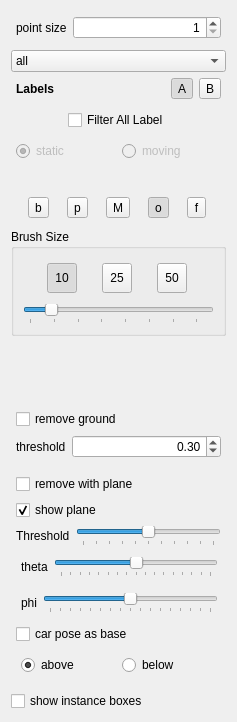
            <widget class="QWidget" name="scrollAreaWidgetContents">
             <property name="geometry">
              <rect>
               <x>0</x>
               <y>0</y>
               <width>237</width>
               <height>722</height>
              </rect>
             </property>
             <layout class="QVBoxLayout" name="verticalLayout_6">
              <item>
               <layout class="QFormLayout" name="formLayout_3">
                <property name="leftMargin">
                 <number>5</number>
                </property>
                <property name="topMargin">
                 <number>5</number>
                </property>
                <property name="rightMargin">
                 <number>5</number>
                </property>
                <property name="bottomMargin">
                 <number>5</number>
                </property>
                <item row="0" column="1">
                 <widget class="QSpinBox" name="spinPointSize">
                  <property name="alignment">
                   <set>Qt::AlignRight|Qt::AlignTrailing|Qt::AlignVCenter</set>
                  </property>
                  <property name="minimum">
                   <number>1</number>
                  </property>
                  <property name="maximum">
                   <number>20</number>
                  </property>
                 </widget>
                </item>
                <item row="0" column="0">
                 <widget class="QLabel" name="label_4">
                  <property name="text">
                   <string>point size</string>
                  </property>
                 </widget>
                </item>
               </layout>
              </item>
              <item>
               <widget class="QComboBox" name="cmbRootCategory">
                <property name="focusPolicy">
                 <enum>Qt::WheelFocus</enum>
                </property>
                <property name="currentText">
                 <string>all</string>
                </property>
                <item>
                 <property name="text">
                  <string>all</string>
                 </property>
                </item>
                <item>
                 <property name="text">
                  <string>recently</string>
                 </property>
                </item>
               </widget>
              </item>
              <item>
               <layout class="QHBoxLayout" name="horizontalLayout_9">
                <property name="leftMargin">
                 <number>5</number>
                </property>
                <property name="topMargin">
                 <number>0</number>
                </property>
                <property name="rightMargin">
                 <number>5</number>
                </property>
                <property name="bottomMargin">
                 <number>0</number>
                </property>
                <item>
                 <widget class="QLabel" name="label_8">
                  <property name="font">
                   <font>
                    <weight>75</weight>
                    <bold>true</bold>
                   </font>
                  </property>
                  <property name="text">
                   <string>Labels</string>
                  </property>
                 </widget>
                </item>
                <item>
                 <spacer name="horizontalSpacer_3">
                  <property name="orientation">
                   <enum>Qt::Horizontal</enum>
                  </property>
                  <property name="sizeHint" stdset="0">
                   <size>
                    <width>40</width>
                    <height>20</height>
                   </size>
                  </property>
                 </spacer>
                </item>
                <item>
                 <widget class="QToolButton" name="btnButtonLayoutA">
                  <property name="text">
                   <string>A</string>
                  </property>
                  <property name="checkable">
                   <bool>true</bool>
                  </property>
                  <property name="checked">
                   <bool>true</bool>
                  </property>
                 </widget>
                </item>
                <item>
                 <widget class="QToolButton" name="btnButtonLayoutB">
                  <property name="text">
                   <string>B</string>
                  </property>
                  <property name="checkable">
                   <bool>true</bool>
                  </property>
                 </widget>
                </item>
               </layout>
              </item>
              <item>
               <layout class="QGridLayout" name="labelsGroupBox">
                <property name="bottomMargin">
                 <number>5</number>
                </property>
                <property name="spacing">
                 <number>2</number>
                </property>
               </layout>
              </item>
              <item alignment="Qt::AlignHCenter">
               <widget class="QCheckBox" name="cbfilteralllabel">
                <property name="text">
                 <string>Filter All Label</string>
                </property>
               </widget>
              </item>
              <item>
               <layout class="QHBoxLayout" name="horizontalLayout_13">
                <property name="leftMargin">
                 <number>5</number>
                </property>
                <property name="topMargin">
                 <number>5</number>
                </property>
                <property name="rightMargin">
                 <number>5</number>
                </property>
                <property name="bottomMargin">
                 <number>5</number>
                </property>
                <item>
                 <widget class="QRadioButton" name="rdoStatic">
                  <property name="enabled">
                   <bool>false</bool>
                  </property>
                  <property name="text">
                   <string>static</string>
                  </property>
                  <property name="checked">
                   <bool>true</bool>
                  </property>
                  <property name="autoExclusive">
                   <bool>false</bool>
                  </property>
                 </widget>
                </item>
                <item>
                 <widget class="QRadioButton" name="rdoMoving">
                  <property name="enabled">
                   <bool>false</bool>
                  </property>
                  <property name="text">
                   <string>moving</string>
                  </property>
                  <property name="checkable">
                   <bool>true</bool>
                  </property>
                  <property name="autoExclusive">
                   <bool>false</bool>
                  </property>
                 </widget>
                </item>
               </layout>
              </item>
              <item>
               <widget class="QLabel" name="txtSelectedLabel">
                <property name="font">
                 <font>
                  <weight>75</weight>
                  <bold>true</bold>
                 </font>
                </property>
                <property name="text">
                 <string/>
                </property>
               </widget>
              </item>
              <item>
               <layout class="QHBoxLayout" name="horizontalLayout_14">
                <property name="leftMargin">
                 <number>5</number>
                </property>
                <property name="topMargin">
                 <number>5</number>
                </property>
                <property name="rightMargin">
                 <number>5</number>
                </property>
                <property name="bottomMargin">
                 <number>5</number>
                </property>
                <item>
                 <widget class="QToolButton" name="btnBrushMode">
                  <property name="text">
                   <string>b</string>
                  </property>
                  <property name="checkable">
                   <bool>true</bool>
                  </property>
                 </widget>
                </item>
                <item>
                 <widget class="QToolButton" name="btnPolygonMode">
                  <property name="text">
                   <string>p</string>
                  </property>
                  <property name="checkable">
                   <bool>true</bool>
                  </property>
                 </widget>
                </item>
                <item>
                 <widget class="QToolButton" name="btnMergeMode">
                  <property name="text">
                   <string>M</string>
                  </property>
                  <property name="checkable">
                   <bool>true</bool>
                  </property>
                 </widget>
                </item>
                <item>
                 <widget class="QToolButton" name="btnOverwrite">
                  <property name="sizePolicy">
                   <sizepolicy hsizetype="Fixed" vsizetype="Fixed">
                    <horstretch>0</horstretch>
                    <verstretch>0</verstretch>
                   </sizepolicy>
                  </property>
                  <property name="minimumSize">
                   <size>
                    <width>0</width>
                    <height>0</height>
                   </size>
                  </property>
                  <property name="maximumSize">
                   <size>
                    <width>16777215</width>
                    <height>16777215</height>
                   </size>
                  </property>
                  <property name="text">
                   <string>o</string>
                  </property>
                  <property name="checkable">
                   <bool>true</bool>
                  </property>
                  <property name="checked">
                   <bool>true</bool>
                  </property>
                 </widget>
                </item>
                <item>
                 <widget class="QToolButton" name="btnFilter">
                  <property name="text">
                   <string>f</string>
                  </property>
                  <property name="checkable">
                   <bool>true</bool>
                  </property>
                 </widget>
                </item>
               </layout>
              </item>
              <item>
               <widget class="QGroupBox" name="groupBox_3">
                <property name="title">
                 <string>Brush Size</string>
                </property>
                <layout class="QVBoxLayout" name="verticalLayout_10">
                 <item>
                  <layout class="QHBoxLayout" name="horizontalLayout_15">
                   <property name="leftMargin">
                    <number>5</number>
                   </property>
                   <property name="topMargin">
                    <number>5</number>
                   </property>
                   <property name="rightMargin">
                    <number>5</number>
                   </property>
                   <property name="bottomMargin">
                    <number>5</number>
                   </property>
                   <item>
                    <widget class="QToolButton" name="btnRadius5">
                     <property name="minimumSize">
                      <size>
                       <width>30</width>
                       <height>30</height>
                      </size>
                     </property>
                     <property name="text">
                      <string>10</string>
                     </property>
                     <property name="checkable">
                      <bool>true</bool>
                     </property>
                     <property name="checked">
                      <bool>true</bool>
                     </property>
                    </widget>
                   </item>
                   <item>
                    <widget class="QToolButton" name="btnRadius10">
                     <property name="minimumSize">
                      <size>
                       <width>30</width>
                       <height>30</height>
                      </size>
                     </property>
                     <property name="text">
                      <string>25</string>
                     </property>
                     <property name="checkable">
                      <bool>true</bool>
                     </property>
                     <property name="checked">
                      <bool>false</bool>
                     </property>
                    </widget>
                   </item>
                   <item>
                    <widget class="QToolButton" name="btnRadius20">
                     <property name="minimumSize">
                      <size>
                       <width>30</width>
                       <height>30</height>
                      </size>
                     </property>
                     <property name="text">
                      <string>50</string>
                     </property>
                     <property name="checkable">
                      <bool>true</bool>
                     </property>
                    </widget>
                   </item>
                  </layout>
                 </item>
                 <item>
                  <widget class="QSlider" name="mRadiusSlider">
                   <property name="minimum">
                    <number>1</number>
                   </property>
                   <property name="maximum">
                    <number>75</number>
                   </property>
                   <property name="value">
                    <number>10</number>
                   </property>
                   <property name="orientation">
                    <enum>Qt::Horizontal</enum>
                   </property>
                   <property name="tickPosition">
                    <enum>QSlider::TicksBelow</enum>
                   </property>
                  </widget>
                 </item>
                </layout>
               </widget>
              </item>
              <item>
               <spacer name="verticalSpacer_3">
                <property name="orientation">
                 <enum>Qt::Vertical</enum>
                </property>
                <property name="sizeHint" stdset="0">
                 <size>
                  <width>20</width>
                  <height>40</height>
                 </size>
                </property>
               </spacer>
              </item>
              <item>
               <layout class="QFormLayout" name="formLayout_5">
                <property name="leftMargin">
                 <number>5</number>
                </property>
                <property name="topMargin">
                 <number>5</number>
                </property>
                <property name="rightMargin">
                 <number>5</number>
                </property>
                <property name="bottomMargin">
                 <number>5</number>
                </property>
                <item row="1" column="0">
                 <widget class="QLabel" name="label_9">
                  <property name="text">
                   <string>threshold</string>
                  </property>
                 </widget>
                </item>
                <item row="1" column="1">
                 <widget class="QDoubleSpinBox" name="spinGroundThreshold">
                  <property name="alignment">
                   <set>Qt::AlignRight|Qt::AlignTrailing|Qt::AlignVCenter</set>
                  </property>
                  <property name="minimum">
                   <double>-15.000000000000000</double>
                  </property>
                  <property name="maximum">
                   <double>30.000000000000000</double>
                  </property>
                  <property name="singleStep">
                   <double>0.050000000000000</double>
                  </property>
                  <property name="value">
                   <double>0.300000000000000</double>
                  </property>
                 </widget>
                </item>
                <item row="0" column="0" colspan="2">
                 <widget class="QCheckBox" name="chkRemoveGround">
                  <property name="text">
                   <string>remove ground</string>
                  </property>
                 </widget>
                </item>
               </layout>
              </item>
              <item>
               <layout class="QFormLayout" name="formLayout_6">
                <property name="leftMargin">
                 <number>5</number>
                </property>
                <property name="topMargin">
                 <number>5</number>
                </property>
                <property name="rightMargin">
                 <number>5</number>
                </property>
                <property name="bottomMargin">
                 <number>5</number>
                </property>
                <item row="0" column="0" colspan="2">
                 <widget class="QCheckBox" name="chkPlaneRemovalNormal">
                  <property name="text">
                   <string>remove with plane</string>
                  </property>
                 </widget>
                </item>
                <item row="3" column="0">
                 <widget class="QLabel" name="label_10">
                  <property name="text">
                   <string>Threshold</string>
                  </property>
                 </widget>
                </item>
                <item row="3" column="1">
                 <widget class="QSlider" name="sldPlaneThresholdNormal">
                  <property name="focusPolicy">
                   <enum>Qt::WheelFocus</enum>
                  </property>
                  <property name="minimum">
                   <number>-10000</number>
                  </property>
                  <property name="maximum">
                   <number>10000</number>
                  </property>
                  <property name="singleStep">
                   <number>1</number>
                  </property>
                  <property name="pageStep">
                   <number>50</number>
                  </property>
                  <property name="orientation">
                   <enum>Qt::Horizontal</enum>
                  </property>
                  <property name="tickPosition">
                   <enum>QSlider::TicksBelow</enum>
                  </property>
                  <property name="tickInterval">
                   <number>2000</number>
                  </property>
                 </widget>
                </item>
                <item row="4" column="0" colspan="2">
                 <layout class="QHBoxLayout" name="horizontalLayout_16">
                  <property name="leftMargin">
                   <number>5</number>
                  </property>
                  <property name="topMargin">
                   <number>5</number>
                  </property>
                  <property name="rightMargin">
                   <number>3</number>
                  </property>
                  <property name="bottomMargin">
                   <number>5</number>
                  </property>
                  <item>
                   <widget class="QLabel" name="label_11">
                    <property name="text">
                     <string>theta</string>
                    </property>
                   </widget>
                  </item>
                  <item>
                   <widget class="QSlider" name="sldPlaneNormalA1">
                    <property name="focusPolicy">
                     <enum>Qt::WheelFocus</enum>
                    </property>
                    <property name="minimum">
                     <number>-720</number>
                    </property>
                    <property name="maximum">
                     <number>720</number>
                    </property>
                    <property name="singleStep">
                     <number>1</number>
                    </property>
                    <property name="pageStep">
                     <number>90</number>
                    </property>
                    <property name="orientation">
                     <enum>Qt::Horizontal</enum>
                    </property>
                    <property name="tickPosition">
                     <enum>QSlider::TicksBelow</enum>
                    </property>
                    <property name="tickInterval">
                     <number>90</number>
                    </property>
                   </widget>
                  </item>
                 </layout>
                </item>
                <item row="5" column="0" colspan="2">
                 <layout class="QHBoxLayout" name="horizontalLayout_17">
                  <property name="leftMargin">
                   <number>5</number>
                  </property>
                  <property name="topMargin">
                   <number>5</number>
                  </property>
                  <property name="rightMargin">
                   <number>3</number>
                  </property>
                  <property name="bottomMargin">
                   <number>5</number>
                  </property>
                  <item>
                   <widget class="QLabel" name="label_12">
                    <property name="text">
                     <string>phi</string>
                    </property>
                   </widget>
                  </item>
                  <item>
                   <widget class="QSlider" name="sldPlaneNormalA2">
                    <property name="focusPolicy">
                     <enum>Qt::WheelFocus</enum>
                    </property>
                    <property name="minimum">
                     <number>-720</number>
                    </property>
                    <property name="maximum">
                     <number>720</number>
                    </property>
                    <property name="singleStep">
                     <number>1</number>
                    </property>
                    <property name="pageStep">
                     <number>90</number>
                    </property>
                    <property name="orientation">
                     <enum>Qt::Horizontal</enum>
                    </property>
                    <property name="tickPosition">
                     <enum>QSlider::TicksBelow</enum>
                    </property>
                    <property name="tickInterval">
                     <number>90</number>
                    </property>
                   </widget>
                  </item>
                 </layout>
                </item>
                <item row="6" column="0" colspan="2">
                 <widget class="QCheckBox" name="chkCarPoseAsBase">
                  <property name="text">
                   <string>car pose as base</string>
                  </property>
                 </widget>
                </item>
                <item row="7" column="0" colspan="2">
                 <layout class="QHBoxLayout" name="horizontalLayout_18">
                  <property name="leftMargin">
                   <number>5</number>
                  </property>
                  <property name="topMargin">
                   <number>5</number>
                  </property>
                  <property name="rightMargin">
                   <number>5</number>
                  </property>
                  <property name="bottomMargin">
                   <number>5</number>
                  </property>
                  <item>
                   <widget class="QRadioButton" name="rdoPlaneAboveNormal">
                    <property name="text">
                     <string>above</string>
                    </property>
                    <property name="checked">
                     <bool>true</bool>
                    </property>
                    <property name="autoExclusive">
                     <bool>false</bool>
                    </property>
                   </widget>
                  </item>
                  <item>
                   <widget class="QRadioButton" name="rdoPlaneBelowNormal">
                    <property name="text">
                     <string>below</string>
                    </property>
                    <property name="checked">
                     <bool>false</bool>
                    </property>
                    <property name="autoExclusive">
                     <bool>false</bool>
                    </property>
                   </widget>
                  </item>
                 </layout>
                </item>
                <item row="1" column="0" colspan="2">
                 <widget class="QCheckBox" name="chkShowPlane">
                  <property name="text">
                   <string>show plane</string>
                  </property>
                  <property name="checked">
                   <bool>true</bool>
                  </property>
                 </widget>
                </item>
               </layout>
              </item>
              <item>
               <widget class="QCheckBox" name="chkShowInstanceBoxes">
                <property name="text">
                 <string>show instance boxes</string>
                </property>
               </widget>
              </item>
             </layout>
            </widget>
